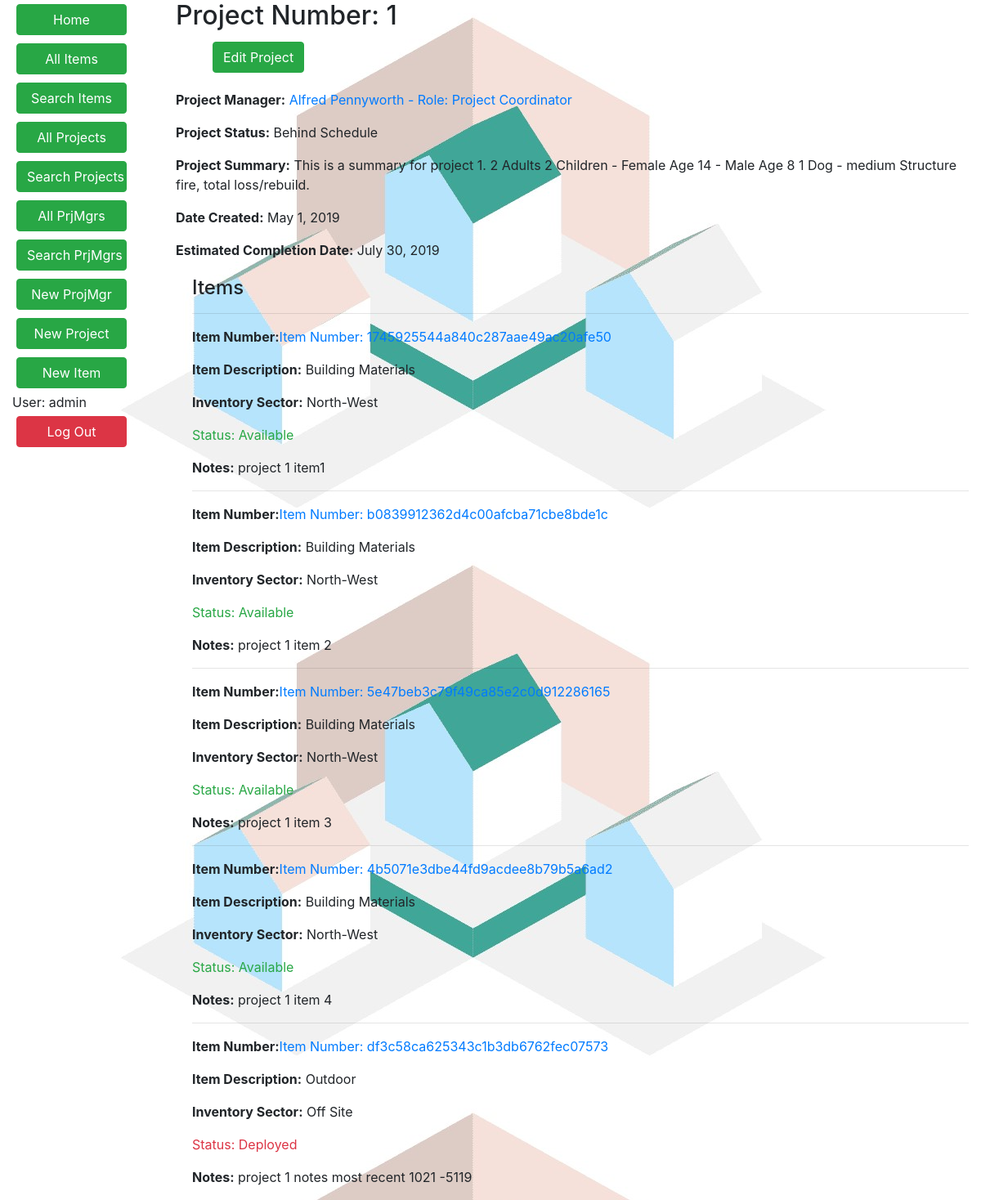
/resreq/project/1 (signed in), run on an earlier commit of the app's database.
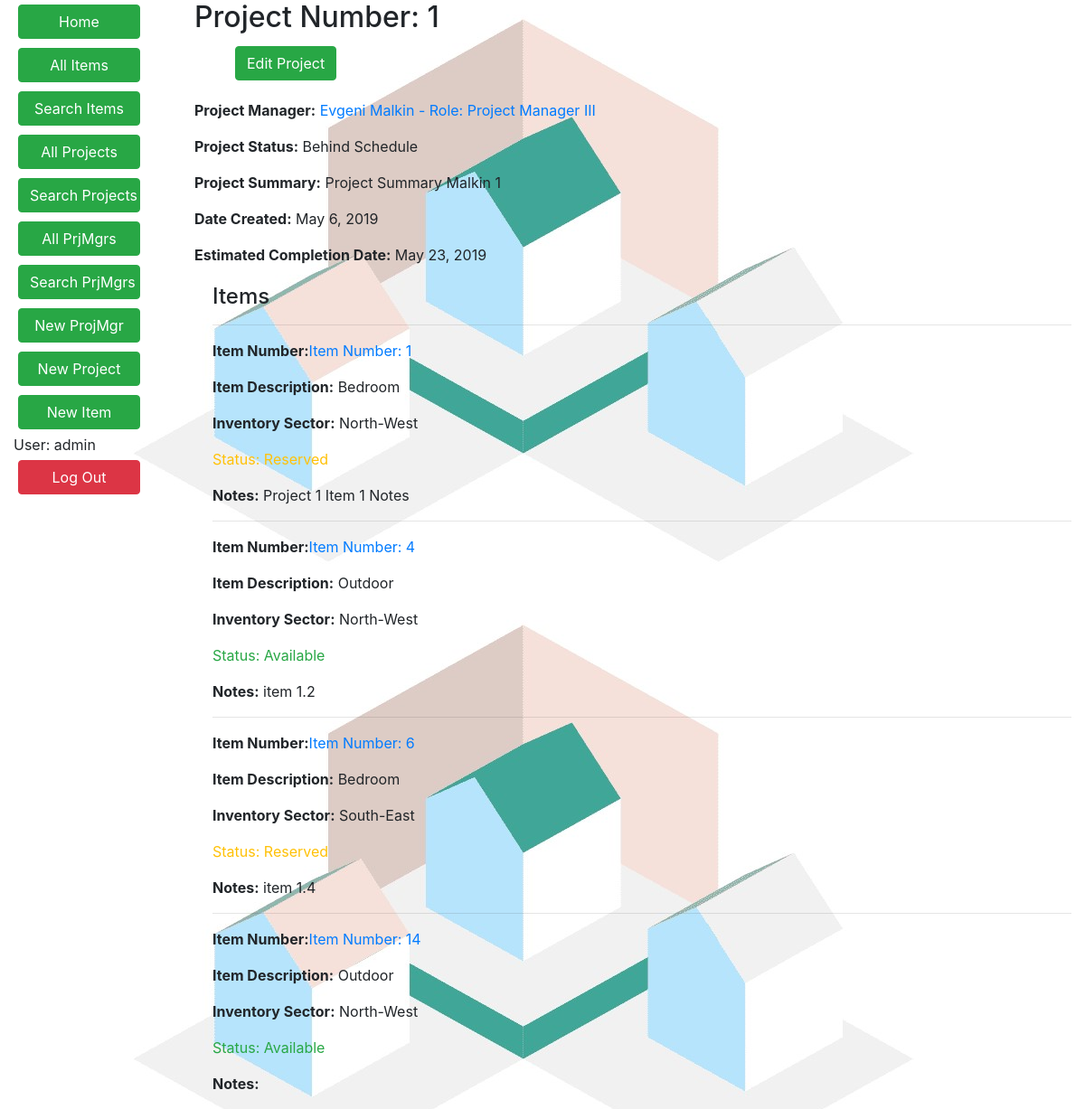
And on a later commit of the database.
### resreq/models.py (models this page shows, shortened)
class Project(models.Model):
    prj_num = models.AutoField(primary_key=True)
    prj_mgr = models.ForeignKey('PrjMgr', related_name='projects', on_delete=models.SET_NULL, null=True, blank=True)
    summary = models.TextField(max_length=1000, help_text="Enter project description", null=True, blank=True)
    date_created = models.DateField(auto_now=True)
    completion_date = models.DateField(null=True, blank=True)
    history = HistoricalRecords()
    PROJECT_STATUS = (
        ('Behind Schedule', 'Behind Schedule'),
        ('Complete', 'Complete'),
        ('In Progress', 'In Progress'),
        ('Scheduled', 'Scheduled'),
        ('Planning', 'Planning'),
    )
    prj_status = models.TextField(
        max_length=12,
        choices=PROJECT_STATUS,
        default='Planning'
    )

class PrjMgr(models.Model):
    first_name = models.CharField(max_length=100)
    last_name = models.CharField(max_length=100)
    emp_num = models.AutoField(primary_key=True)
    date_of_birth = models.DateField(null=True, blank=True)
    date_joined = models.DateField('joined', null=True, blank=True)
    history = HistoricalRecords()
    PRJMGR_ROLE = (
        ('Project Manager I', 'Project Manager I'),
        ('Project Manager II', 'Project Manager II'),
        ('Project Manager III', 'Project Manager III'),
        ('Project Planner', 'Project Planner'),
        ('Project Coordinator', 'Project Coordinator'),
        ('Supervisor', 'Supervisor'),
    )
    role = models.CharField(
        max_length=25,
        choices=PRJMGR_ROLE, default='Project Manager I'
    )
    class Meta:
        ordering = ['last_name', 'first_name']
    def __str__(self):
        return '{0} {1} - Role: {2} '.format(self.first_name, self.last_name, self.role, self.emp_num)

class Item(models.Model):
    item_num = models.AutoField(primary_key=True)
    item_uuid = models.UUIDField(default=uuid.uuid4)
    prj = models.ForeignKey('Project', related_name='items', on_delete=models.SET_NULL, null=True, blank=True)
    notes = models.CharField(max_length=500, blank=True)
    date_added = models.DateField(null=True, blank=True)
    history = HistoricalRecords()
    ITEM_STATUS = (
        ('Available', 'Available'),
        ('Reserved', 'Reserved'),
        ('Deployed', 'Deployed'),
    )
    status = models.TextField(
        max_length=25,
        choices=ITEM_STATUS,
        default='Available',
    )
    ITEM_DESCRIPTION = (
        ('Building Materials', 'Building Materials'),
        ('Living Room', 'Living Room'),
        ('Kitchen', 'Kitchen'),
        ('Bedroom', 'Bedroom'),
        ('Bathroom', 'Bathroom'),
        ('Clothing', 'Clothing'),
        ('Outdoor', 'Outdoor'),
        ('Pet Supplies', 'Pet Supplies'),
        ('Recreational', 'Recreational'),
        ('Vehicle', 'Vehicle'),
    )
    description = models.TextField(
        max_length=25,
        choices=ITEM_DESCRIPTION,
        default='Outdoor'
    )
    ITEM_SECTOR = (
        ('North-West', 'NW'),
        ('North-Center', 'NC'),
        ('North-East', 'NE'),
        ('Central-West', 'CW'),
        ('Central-Center', 'CC'),
        ('Central-East', 'CE'),
        ('South-West', 'SW'),
        ('South-Center', 'SC'),
        ('South-East', 'SE'),
        ('Off Site', 'OS'),
    )
    sector = models.CharField(
        max_length=25,
        choices=ITEM_SECTOR, default='NW'
    )

### resreq/views.py (the view)
# urls.py: path('project/<int:pk>', views.ProjectDetailView.as_view(), name='project-detail'),
class ProjectDetailView(LoginRequiredMixin, generic.DetailView):
    model = Project
    paginate_by = 1

### resreq/templates/resreq/project_detail.html (shortened to what this page needs)
<!DOCTYPE html>
{% extends "base_generic.html" %}
{% load crispy_forms_tags %}
{% block content %}
    <h2>Project Number: {{ project.prj_num }}</h2>
    {% if user.is_staff %}
        <ul>
            <form action="{% url 'project-update' project.prj_num %}">
                <button type="submit" class="btn btn-success">Edit Project</button>
            </form>
        </ul>
    {% endif %}
    <p><strong>Project Manager:</strong> <a href="{% url 'prjmgr-detail' project.prj_mgr.pk %}">{{ project.prj_mgr }}</a></p>
    <p><strong>Project Status:</strong> {{ project.prj_status }}</p>
    <p><strong>Project Summary:</strong> {{ project.summary }}</p>
    <p><strong>Date Created:</strong> {{ project.date_created }}</p>
    <p><strong>Estimated Completion Date:</strong> {{ project.completion_date }}</p>
    <div style="margin-left:20px;margin-top:20px">
        <h4>Items</h4>
        {% for i in project.items.all %}
            <hr>
            <p><strong>Item Number:</strong><a href="{% url 'item-detail' i.pk %}">Item Number: {{ i.item_num }}</a></p>
            <p><strong>Item Description:</strong> {{ i.description }}</p>
            <p><strong>Inventory Sector:</strong> {{ i.sector }}</p>
            <p class="{% if i.status == 'Available' %}text-success{% elif i.status == 'Deployed' %}text-danger{% else %}text-warning{% endif %}">Status: {{ i.status }}</p>
            <p><strong>Notes:</strong> {{ i.notes }}</p>
        {% endfor %}
    </div>
{% endblock %}

### resreq/templates/base_generic.html (shortened to what this page needs)
{% load crispy_forms_tags %}
<!DOCTYPE html>
<html lang="en">
<head>
    <link rel="stylesheet" href="https://stackpath.bootstrapcdn.com/bootstrap/4.1.3/css/bootstrap.min.css"
>
    {% load static %}
    <link rel="stylesheet" href="{% static 'css/styles.css' %}">
</head>
<body>
<div class="container-fluid"  >
    <div class="row justify-content-center">
        <div class="col-sm-2">
            {% block sidebar %}
                <ul class="sidebar-nav" >
                    {% if user.is_authenticated %}
                        <form action="{% url 'index' %}">
                            <button type="submit" class="btn btn-success custom">Home</button>
                        </form>
                        <form action="{% url 'items' %}">
                            <button type="submit" class="btn btn-success custom">All Items</button>
                        </form>
                        <form action="{% url 'item-search' %}">
                            <button type="submit" class="btn btn-success custom">Search Items</button>
                        </form>
                        <form action="{% url 'projects' %}">
                            <button type="submit" class="btn btn-success custom">All Projects</button>
                        </form>
                        <form action="{% url 'project-search' %}">
                            <button type="submit" class="btn btn-success custom">Search Projects</button>
                        </form>
                        <form action="{% url 'prjmgrs' %}">
                            <button type="submit" class="btn btn-success custom">All PrjMgrs</button>
                        </form>
                        <form action="{% url 'prjmgr-search' %}">
                            <button type="submit" class="btn btn-success custom">Search PrjMgrs</button>
                        </form>
                    {% endif %}
                    {% if user.is_staff %}
                        <form action="{% url 'prjmgr-create' %}">
                            <button type="submit" class="btn btn-success custom">New ProjMgr</button>
                        </form>
                        <form action="{% url 'project-create' %}">
                            <button type="submit" class="btn btn-success custom">New Project</button>
                        </form>
                        <form action="{% url 'item-create' %}">
                            <button type="submit" class="btn btn-success custom">New Item</button>
                        </form>
                    {% endif %}
                    {% if user.is_authenticated %}
                        <li>User: {{ user.get_username }}</li>
                        <form action="{% url 'logout' %}?next={% url 'logout' %}">
                            <button type="submit" class="btn btn-danger custom">Log Out</button>
                        </form>
                    {% endif %}
                </ul>
            {% endblock %}
        </div>
        <div class="col-sm-10 ">{% block content %}{% endblock %}
        </div>
    </div>
</div>
</body>
</html>

### resreq/static/css/styles.css (style rules this page uses)
.sidebar-nav { padding: 0; list-style: none; }
.btn { margin: 5px; }
.custom { width: 135px; }
body, html { height: 100%; background-image: url(/static/onlylogo.jpg); }

What changed in the data, as far as the page shows it:
removed Item: item_num "1745925544a840c287aae49ac20afe50", description "Building Materials", sector "North-West", status "Available", notes "project 1 item1"
removed Item: item_num "b0839912362d4c00afcba71cbe8bde1c", description "Building Materials", sector "North-West", status "Available", notes "project 1 item 2"
removed Item: item_num "5e47beb3c79f49ca85e2c0d912286165", description "Building Materials", sector "North-West", status "Available", notes "project 1 item 3"
removed Item: item_num "4b5071e3dbe44fd9acdee8b79b5a6ad2", description "Building Materials", sector "North-West", status "Available", notes "project 1 item 4"
removed Item: item_num "df3c58ca625343c1b3db6762fec07573", description "Outdoor", sector "Off Site", status "Deployed", notes "project 1 notes most recent 1021 -5119"
changed Project "Behind Schedule": prj_mgr "Alfred Pennyworth - Role: Project Coordinator" → "Evgeni Malkin - Role: Project Manager III"; summary "This is a summary for project 1. 2 Adults 2 Children - Female Age 14 - Male Age 8 1 Dog - medium Structure fire, total loss/rebuild." → "Project Summary Malkin 1"; date_created "May 1, 2019" → "May 6, 2019"; completion_date "July 30, 2019" → "May 23, 2019"
added Item: item_num "1", description "Bedroom", sector "North-West", status "Reserved", notes "Project 1 Item 1 Notes"
added Item: item_num "4", description "Outdoor", sector "North-West", status "Available", notes "item 1.2"
added Item: item_num "6", description "Bedroom", sector "South-East", status "Reserved", notes "item 1.4"
added Item: item_num "14", description "Outdoor", sector "North-West", status "Available"
